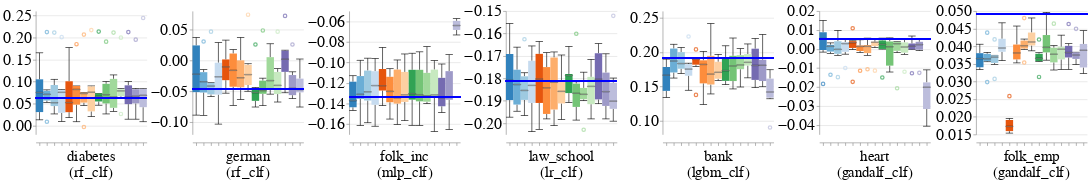

Notebook cell for this chart:
### Code cell
create_bar_charts_for_diff_imputers_and_datasets(train_injection_scenario='MNAR3',
                                                test_injection_scenario='MNAR3',
                                                dataset_to_group=DATASETS_SENSITIVE_ATTRS,
                                                metric_name='Selection_Rate_Difference',
                                                db_client=db_client)

### Figure 1 — Vega-Lite specification as saved in the notebook (floating-point values rounded to 4 significant figures; data arrays with more than 128 entries replaced by an {"elided": "..."} marker saying what was removed)
{"config": {"view": {"continuousWidth": 400, "continuousHeight": 300, "stroke": null}, "axis": {"labelFontSize": 26, "labelFontWeight": "normal", "titleFontSize": 28, "titleFontWeight": "normal"}, "facet": {"spacing": 5}, "header": {"labelFontSize": 24, "labelOrient": "bottom", "labelPadding": 5, "titleFontSize": 28}, "legend": {"columns": 4, "direction": "horizontal", "labelFontSize": 32, "labelLimit": 400, "orient": "top", "symbolOffset": 130, "symbolStrokeWidth": 10, "titleAnchor": "middle", "titleFontSize": 34, "titleLimit": 300}, "title": {"fontSize": 28}}, "data": {"name": "data-e507b1b068258955f422698c07d249ab"}, "facet": {"column": {"field": "Dataset_Name_With_Model_Name", "sort": {"field": "Dataset_Sequence_Number", "order": "ascending"}, "title": null, "type": "nominal"}}, "spec": {"layer": [{"mark": {"type": "boxplot", "median": {"stroke": "black", "strokeWidth": 0.7}, "size": 12, "ticks": true}, "encoding": {"color": {"field": "Null_Imputer_Name", "legend": null, "scale": {"scheme": "category20c"}, "sort": ["deletion", "median-mode", "median-dummy", "miss_forest", "k_means_clustering", "datawig", "automl", "nomi", "tdm", "edit_gain", "gain", "hivae", "notmiwae", "mnar_pvae"], "title": null, "type": "nominal"}, "x": {"axis": {"labels": false}, "field": "Null_Imputer_Name", "sort": ["deletion", "median-mode", "median-dummy", "miss_forest", "k_means_clustering", "datawig", "automl", "nomi", "tdm", "edit_gain", "gain", "hivae", "notmiwae", "mnar_pvae"], "title": null, "type": "nominal"}, "y": {"field": "Metric_Value", "scale": {"zero": false}, "title": null, "type": "quantitative"}}}, {"mark": "rule", "encoding": {"color": {"value": "blue"}, "size": {"value": 2}, "y": {"field": "Baseline_Median", "type": "quantitative"}}}], "height": 200, "width": 180}, "resolve": {"scale": {"y": "independent"}}, "$schema": "https://vega.github.io/schema/vega-lite/v4.17.0.json", "datasets": {"data-e507b1b068258955f422698c07d249ab": {"elided": "630 records"}}}
